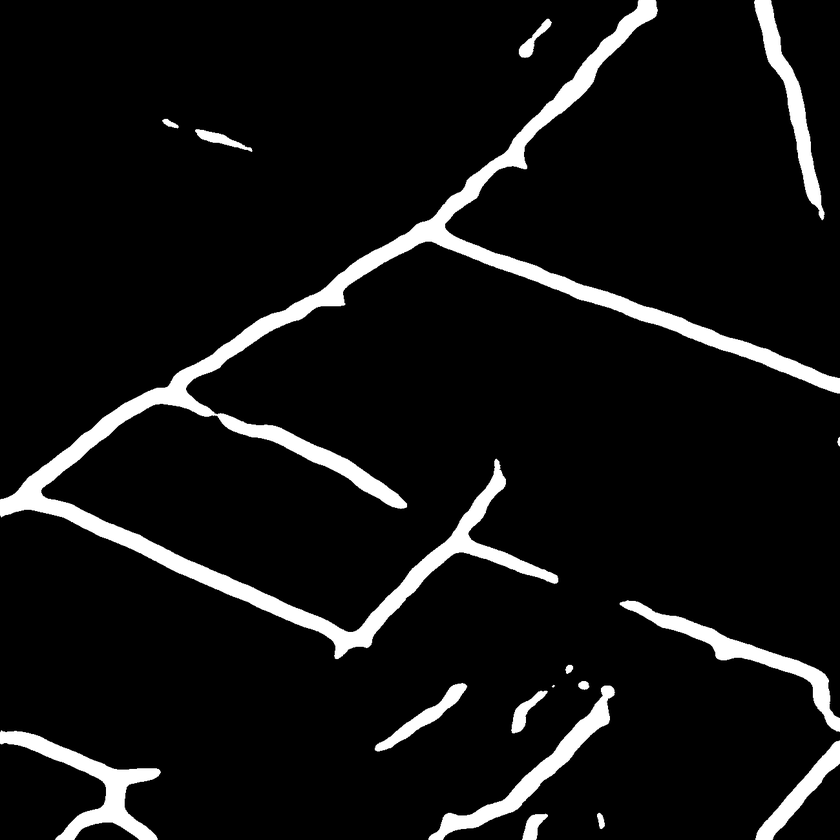
#> input picture o1.png, 840 x 840 px, shrunk from 1300 x 1300 before the run
$ jupyter execute routing.ipynb
#> lines starting #> are read from the running program, lines starting #| are printed output that depends on the picture; after the words box and inside, x2 and y2 are one past the last pixel; in counts of white or black regions, pixels touching at a corner belong together
[cell 1]
from PIL import Image
import numpy as np
import matplotlib.pyplot as plt
import heapq

# Load and process the image
dataset_img = 'o1.png'  # Replace with your image path
img = Image.open(dataset_img).convert('L')
#> img is the input picture: PIL image 840x840 L; min 0, max 255, mean 19.5
img_array = np.array(img)
binary_img = (img_array > 128).astype(np.uint8)
#> binary_img: shape (840, 840); values 0 (black) and 1 (white), 7.7% white; 17 white regions (2 under 20 px), largest, box (x1, y1, x2, y2) and area: (0, 0, 840, 659) 33687, (0, 730, 161, 840) 4409, (428, 686, 615, 840) 3802

def get_start_end_points(binary_img):
    """Find the first and last white pixels as start and end points."""
    rows, cols = binary_img.shape
    start_point = None
    end_point = None

    # Find start point (first white from top-left)
    for r in range(rows):
        for c in range(cols):
            if binary_img[r, c] == 1:
                start_point = (r, c)
                break
        if start_point:
            break

    # Find end point (last white from bottom-right)
    for r in range(rows - 1, -1, -1):
        for c in range(cols - 1, -1, -1):
            if binary_img[r, c] == 1:
                end_point = (r, c)
                break
        if end_point:
            break
    return start_point, end_point

def priority_bfs(binary_img, start, end):
    """Find a path that stays on white pixels as long as possible, minimizing black pixel traversal."""
    rows, cols = binary_img.shape
    queue = [(0, start, [start])]  # (black_count, node, path)
    visited = {start}

    while queue:
        black_count, current_node, path = heapq.heappop(queue)

        if current_node == end:
            return path, black_count

        r, c = current_node
        neighbors = [(r-1, c), (r+1, c), (r, c-1), (r, c+1)]

        for nr, nc in neighbors:
            if 0 <= nr < rows and 0 <= nc < cols and (nr, nc) not in visited:
                visited.add((nr, nc))
                if binary_img[nr, nc] == 1:  # White pixel
                    heapq.heappush(queue, (black_count, (nr, nc), path + [(nr, nc)]))
                else:  # Black pixel
                    heapq.heappush(queue, (black_count + 1, (nr, nc), path + [(nr, nc)]))

    return None, -1  # Should not happen in a connected grid

def display_path(img_array, path, path_color):
    """Display the image with the calculated path overlaid."""
    plt.imshow(img_array, cmap='gray')
    if path:
        path_array = np.array(path)
        plt.plot(path_array[:, 1], path_array[:, 0], path_color, linewidth=2)
    plt.title('Shortest Path on Road Network')
    plt.show()

# Main execution
start_point, end_point = get_start_end_points(binary_img)
#> start_point = (0, 638); end_point = (839, 772)
path, black_count = priority_bfs(binary_img, start_point, end_point)
#> in priority_bfs, `visited = {start}`: visited = 1 item
#> the loop in priority_bfs, `while queue:` made 340992 passes
#> (r, c, neighbors) on passes 1, 7, 8: (0, 638, [(-1, 638), (1, 638), (0, 637), (0, 639)]), (0, 644, [(-1, 644), (1, 644), (0, 643), (0, 645)]), (0, 645, [(-1, 645), (1, 645), (0, 644), (0, 646)])
#> after the loop in priority_bfs, `while queue:`: visited = 344120 items
#> path = 2544 pairs, first value 0 to 839, second value 40 to 839; black_count = 90

if black_count == 0:
    path_color = 'r-'  # Red for white-only path
    print("Shortest path found using only white pixels (red).")
else:
    path_color = 'b-'  # Blue for artificial path
    print("No direct white path found. Displaying path with minimal black pixels traversed (blue).")

display_path(img_array, path, path_color)
#> in display_path, `path_array = np.array(path)`: path_array has the same summary as path outside display_path
#> in display_path, `plt.show()`:
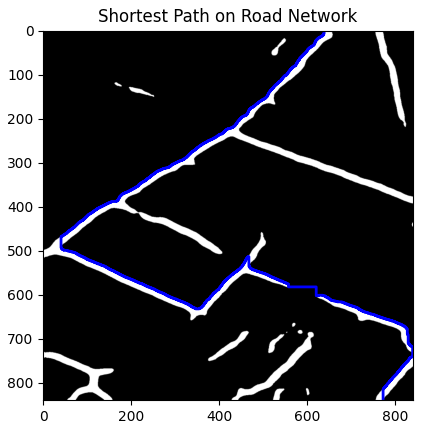
#> figure drawn by matplotlib, 1 panel
